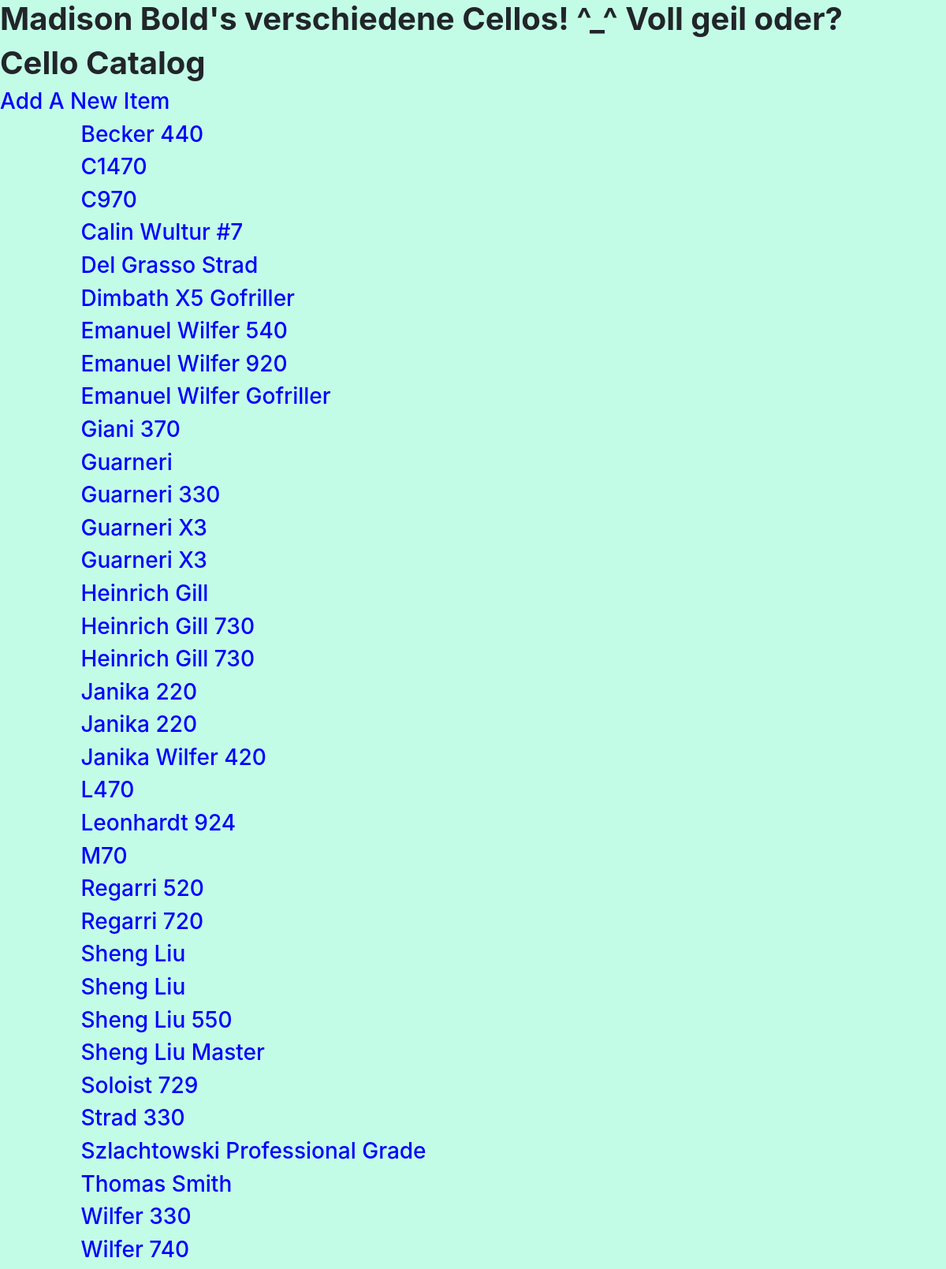
The app's page /items/ with its own data.
### database_setup.py (models this page shows, shortened)
class Item(Base):
    __tablename__ = 'items'
    id = Column(Integer, primary_key=True)
    model = Column(String(80), nullable=False)
    description = Column(String(250))
    price = Column(String(10))
    year = Column(String(10))
    country = Column(String(80))
    classification = Column(String(80))
    user = relationship(User)
    user_id = Column(Integer, ForeignKey('users.id'))
    time_created = Column(DateTime(timezone=True), server_default=func.now())
    time_updated = Column(DateTime(timezone=True), onupdate=func.now())

### app.py (the view)
@app.route('/')
@app.route('/items/')
def showitems():
    items = session.query(Item).order_by(asc(Item.model))
    return render_template('items.html', items=items)

### templates/items.html
{% extends "main.html" %}
{% block content %}
	<div class = 'pane'>
		<h1>Cello Catalog</h1>
			<a href="{{url_for('newitem')}}" > <h3> Add A New Item </h3> </a>
	</div>
	{% for item in items %}
		<a href = "{{url_for('showitems', item_id = item.id)}}">
			<div class="row">
				<div class="col-md-1"></div>
					<div class="col-md-10 cello-list">
						<h3>{{item.model}}</h3>
					</div>
				<div class="col-md-1"></div>
			</div>
		</a>
	{% endfor %}
{% endblock %}

### templates/main.html (shortened to what this page needs)
<!DOCTYPE html>
<html lang="en">
  <head>
    <link rel="stylesheet"
    href="https://maxcdn.bootstrapcdn.com/bootstrap/4.0.0/css/bootstrap.min.css"
>
    <link rel="stylesheet"
    type="text/css" href="{{ url_for('static', filename='styles.css') }}">
  </head>
  <body>
      <h1>Madison Bold's verschiedene Cellos! ^_^ Voll geil oder?</h1>
      {% block content %}
      {% endblock %}
  </body>
</html>

### static/styles.css (style rules this page uses)
a:link { color: blue }
body { background-color: #c3fce6; }
h1 { font-weight: bold; }

### records on screen
Item: model "Becker 440"
Item: model "C1470"
Item: model "C970"
Item: model "Calin Wultur #7"
Item: model "Del Grasso Strad"
Item: model "Dimbath X5 Gofriller"
Item: model "Emanuel Wilfer 540"
Item: model "Emanuel Wilfer 920"
Item: model "Emanuel Wilfer Gofriller"
Item: model "Giani 370"
Item: model "Guarneri"
Item: model "Guarneri 330"
Item: model "Guarneri X3"
Item: model "Guarneri X3"
Item: model "Heinrich Gill"
Item: model "Heinrich Gill 730"
Item: model "Heinrich Gill 730"
Item: model "Janika 220"
Item: model "Janika 220"
Item: model "Janika Wilfer 420"
Item: model "L470"
Item: model "Leonhardt 924"
Item: model "M70"
Item: model "Regarri 520"
Item: model "Regarri 720"
Item: model "Sheng Liu"
Item: model "Sheng Liu"
Item: model "Sheng Liu 550"
Item: model "Sheng Liu Master"
Item: model "Soloist 729"
Item: model "Strad 330"
Item: model "Szlachtowski Professional Grade"
Item: model "Thomas Smith"
Item: model "Wilfer 330"
Item: model "Wilfer 740"
